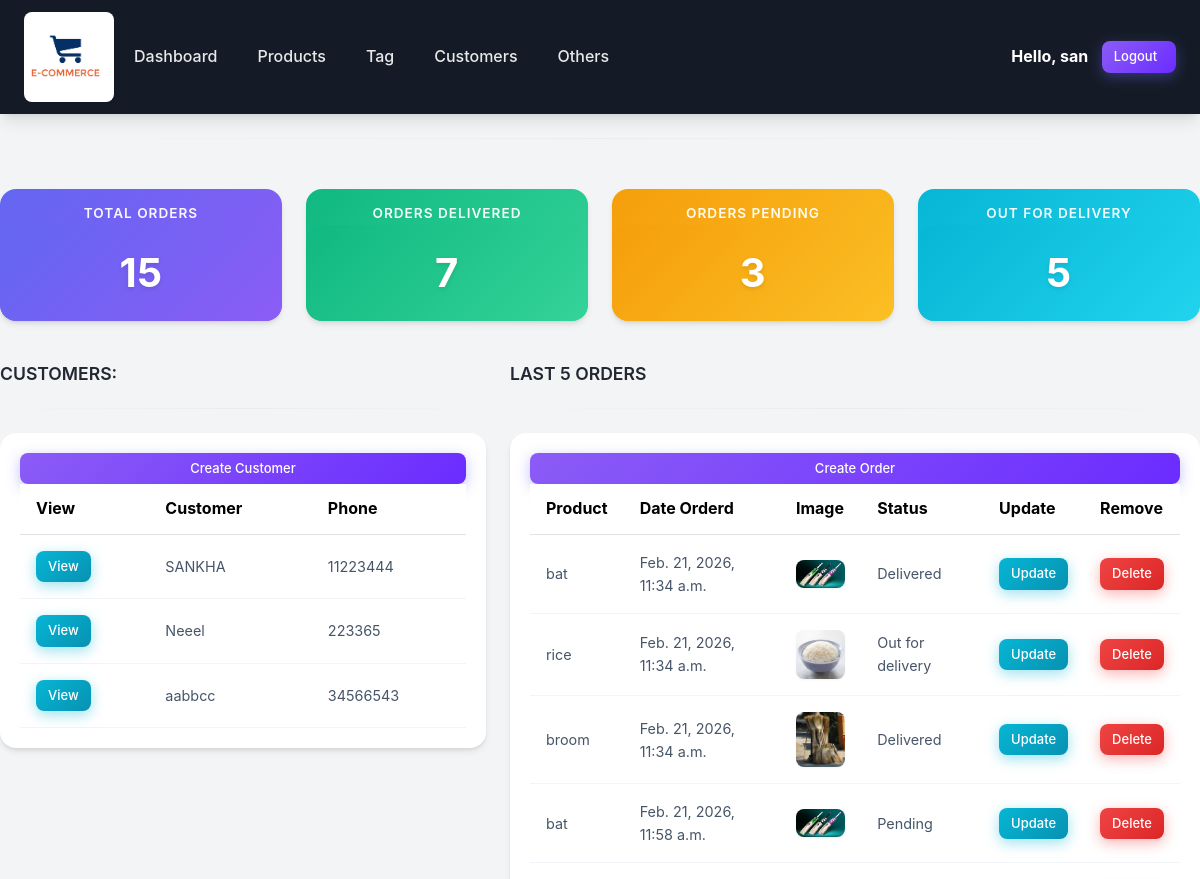
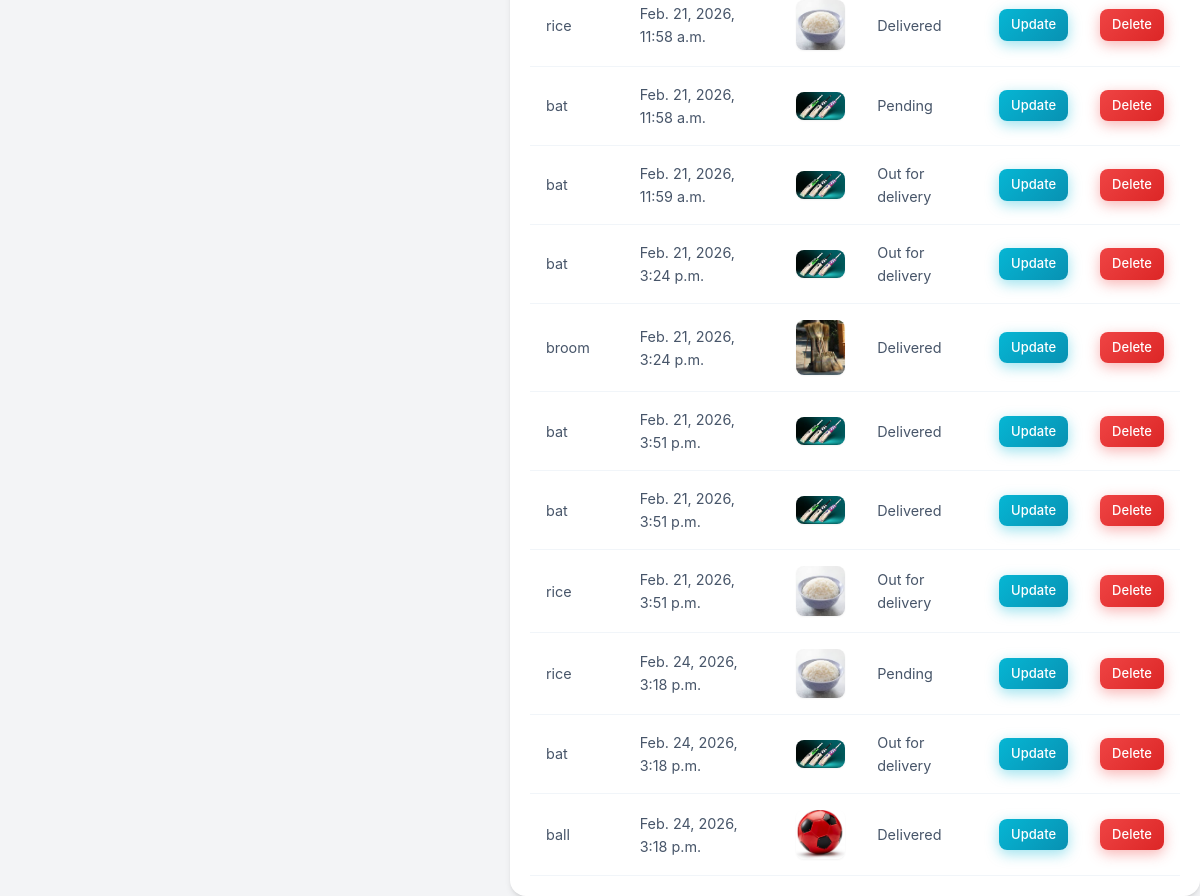
The app's page / (signed in) with its own data (2 pictures, top to bottom).
### acc/models.py (models this page shows, shortened)
class Customer(models.Model):
    name=models.CharField(max_length=200,null=True)
    phone=models.CharField(max_length=200,null=True)
    email=models.CharField(max_length=200,null=True)
    date_created=models.DateTimeField(auto_now_add=True)

class Order(models.Model):
    STATUS = (
        ('Pending','Pending'),
        ('Out for delivery','Out for delivery'),
        ('Delivered','Delivered'),
    )
    customer=models.ForeignKey(Customer,null=True,on_delete=models.CASCADE)
    product=models.ForeignKey(Product,null=True,on_delete=models.CASCADE)
    date_created=models.DateTimeField(auto_now_add=True,null=True)
    status=models.CharField(max_length=100,null=True, choices=STATUS)

class Product(models.Model):
    CATEGORY=(
        ('Indoor','Indoor'),
        ('Out door','Out door'),
    )
    name=models.CharField(max_length=200,null=True)
    price=models.FloatField(null=True)
    category=models.CharField(max_length=200,null=True,choices=CATEGORY)
    description=models.CharField(max_length=250,null=True,blank=True)
    date_created=models.DateTimeField(auto_now_add=True,null=True)
    pic=models.ImageField(blank=True,upload_to="product_image/")
    tags=models.ManyToManyField(Tag)
    def __str__(self):
        return self.name

### acc/views.py (the view)
# urls.py: path('',views.home,name='home'),
@login_required(login_url='login')
def home(request):
    orders=Order.objects.all()
    customers=Customer.objects.all()
    total_order=orders.count()
    orders_delivered=orders.filter(status='Delivered').count()
    orders_pending=orders.filter(status='Pending').count()
    out_for_delivery=orders.filter(status='Out for delivery').count()
    context={
        'total_order':total_order,
        'orders_delivered':orders_delivered,
        'orders_pending':orders_pending,
        'out_for_delivery':out_for_delivery,
        'customers':customers,
        'orders':orders,
        }
    return render(request,'acc/dashboard.html',context)

### template/acc/dashboard.html
{% extends 'base.html' %}
{% load static %}
{% block content %}
{%  include 'status.html' %}
<br>
<div class="row">
	<div class="col-md-5">
		<h5>CUSTOMERS:</h5>
		<hr>
		<div class="card card-body">
			<a class="btn btn-primary  btn-sm btn-block" href="{%url 'create_customer'%}">Create Customer</a>
			<table class="table table-sm">
				<tr>
					<th>View</th>
					<th>Customer</th>
					<th>Phone</th>
				</tr>
				{% for customer in customers %}
					<tr>
						<td><a class="btn btn-sm btn-info" href="{% url 'customer' customer.id %}">
							View</a></td>
						<td>{{customer.name}}</td>
						<td>{{customer.phone}}</td>
					</tr>
				{% endfor %}
			</table>
		</div>
	</div>
	<div class="col-md-7">
		<h5>LAST 5 ORDERS</h5>
		<hr>
		<div class="card card-body">
			<table class="table table-sm">
				<a class="btn btn-primary btn-sm btn-block" href="{% url 'create_order' %}">
					Create Order
				</a>
				<tr>
					<th>Product</th>
					<th>Date Orderd</th>
					<th>Image</th>
					<th>Status</th>
					<th>Update</th>
					<th>Remove</th>
				</tr>
				{% for order in orders %}
					<tr>
						<td>{{order.product}}</td>
						<td>{{order.date_created}}</td>
						<td>
						{% if order.product.pic %}
						<img src="{{ order.product.pic.url }}" height="50" width="50">
						{% else %}
						<span class="text-muted">No Image</span>
						{% endif %}
						</td>
						<td>{{order.status}}</td>
						<td><a href="{% url 'update_order' order.id %}" class="btn btn-sm btn-info">Update</a></td>
						<td><a href="{% url 'delete_order' order.id %}" class="btn btn-sm btn-danger">Delete</a></td>
					</tr>
				{% endfor %}
			</table>
		</div>
	</div>
</div>
{% endblock %}

### template/base.html (shortened to what this page needs)
<!DOCTYPE html>
<html lang="en">
{% load static %}
<head>
    <link href="https://cdn.jsdelivr.net/npm/bootstrap@5.3.8/dist/css/bootstrap.min.css" rel="stylesheet"
>
    <link rel="stylesheet" href="{% static 'css/style.css' %}">
</head>
<body>
{% include 'navbar.html' %}
<hr>
{% block content %}
{% endblock content %}
</body>
</html>

### template/navbar.html (shortened to what this page needs)
{% load static %}
<nav class="navbar navbar-expand-lg navbar-dark bg-dark">
  <img src="{% static 'images/ecommerce.jpg' %}" height="120" width="90">
  <div class="collapse navbar-collapse" id="navbarNav">
    <ul class="navbar-nav">
      <li class="nav-item active">
        <a class="nav-link" href="{% url 'home' %}">Dashboard</a>
      </li>
      <li class="nav-item">
        <a class="nav-link" href="{% url 'product' %}">Products</a>
      </li>
      <li class="nav-item">
        <a class="nav-link" href="{% url 'tag' %}">Tag</a>
      </li>
      <li class="nav-item">
        <a class="nav-link" href="{% url 'customers' %}">Customers</a>
      </li>
      <li class="nav-item">
        <a class="nav-link" href="{% url 'image' %}">Others</a>
      </li>
    </ul>
  </div>
  <span class="hello-msg text-white"><strong>Hello,</strong><strong> {{request.user}}</strong>&nbsp;&nbsp;&nbsp; </span>
  <span><a class="btn btn-primary btn-sm" href="{% url 'logout' %}">Logout&nbsp;&nbsp;</a></span>
</nav>

### template/status.html
{% load static %}
<br>
<div class="row">
	<div class="col">
		<div class="col-md">
			<a href="{% url 'order_list' %}" class="Text-decoration-none">
			<div class="card text-center text-dark  mb-3" id="total-orders">
			  	<div class="card-header">
			  		<h5 class="card-title">Total Orders</h5>
			  	</div>
			  	<div class="card-body" id="total-orders">
			    	<h3 class="card-title">{{total_order}}</h3>
			  	</div>
			</div>
			</a>
		</div>
	</div>
	<div class="col">
		<div class="col-md">
			<a href="{% url 'delivered_orders' %}" class="Text-decoration-none">
			<div class="card text-center text-dark  mb-3" id="orders-delivered">
			  	<div class="card-header">
			  		<h5 class="card-title">Orders Delivered</h5>
			  	</div>
			  	<div class="card-body" id="orders-delivered">
			    	<h3 class="card-title">{{orders_delivered}}</h3>
			  	</div>
			</div>
			</a>
		</div>
	</div>
	<div class="col">
		<div class="col-md">
			<a href="{% url 'order_pending' %}" class="Text-decoration-none">
			<div class="card text-center text-dark  mb-3" id="orders-pending">
			  	<div class="card-header">
			  		<h5 class="card-title">Orders Pending</h5>
			  	</div>
			  	<div class="card-body" id="orders-pending">
			    	<h3 class="card-title">{{orders_pending}}</h3>
			  	</div>
			</div>
			</a>
		</div>
	</div>
	<div class="col">
		<div class="col-md">
			<a href="{% url 'out_for_delivery' %}" class="Text-decoration-none">
			<div class="card text-center text-dark  mb-3" id="out-for-delivery">
			  	<div class="card-header">
			  		<h5 class="card-title">Out For Delivery</h5>
			  	</div>
			  	<div class="card-body" id="out-for-delivery">
			    	<h3 class="card-title">{{out_for_delivery}}</h3>
			  	</div>
			</div>
			</a>
		</div>
	</div>
</div>

### records on screen
Customer: name "SANKHA", phone "11223444"
Customer: name "Neeel", phone "223365"
Customer: name "aabbcc", phone "34566543"
Order: product "bat", date_created "Feb. 21, 2026, 11:34 a.m.", product.pic (picture), status "Delivered"
Order: product "rice", date_created "Feb. 21, 2026, 11:34 a.m.", product.pic (picture), status "Out for delivery"
Order: product "broom", date_created "Feb. 21, 2026, 11:34 a.m.", product.pic (picture), status "Delivered"
Order: product "bat", date_created "Feb. 21, 2026, 11:58 a.m.", product.pic (picture), status "Pending"
Order: product "rice", date_created "Feb. 21, 2026, 11:58 a.m.", product.pic (picture), status "Delivered"
Order: product "bat", date_created "Feb. 21, 2026, 11:58 a.m.", product.pic (picture), status "Pending"
Order: product "bat", date_created "Feb. 21, 2026, 11:59 a.m.", product.pic (picture), status "Out for delivery"
Order: product "bat", date_created "Feb. 21, 2026, 3:24 p.m.", product.pic (picture), status "Out for delivery"
Order: product "broom", date_created "Feb. 21, 2026, 3:24 p.m.", product.pic (picture), status "Delivered"
Order: product "bat", date_created "Feb. 21, 2026, 3:51 p.m.", product.pic (picture), status "Delivered"
Order: product "bat", date_created "Feb. 21, 2026, 3:51 p.m.", product.pic (picture), status "Delivered"
Order: product "rice", date_created "Feb. 21, 2026, 3:51 p.m.", product.pic (picture), status "Out for delivery"
Order: product "rice", date_created "Feb. 24, 2026, 3:18 p.m.", product.pic (picture), status "Pending"
Order: product "bat", date_created "Feb. 24, 2026, 3:18 p.m.", product.pic (picture), status "Out for delivery"
Order: product "ball", date_created "Feb. 24, 2026, 3:18 p.m.", product.pic (picture), status "Delivered"

### other values on screen
{{ request.user }} "san"
{{ total_order }} "15"
{{ orders_delivered }} "7"
{{ orders_pending }} "3"
{{ out_for_delivery }} "5"
